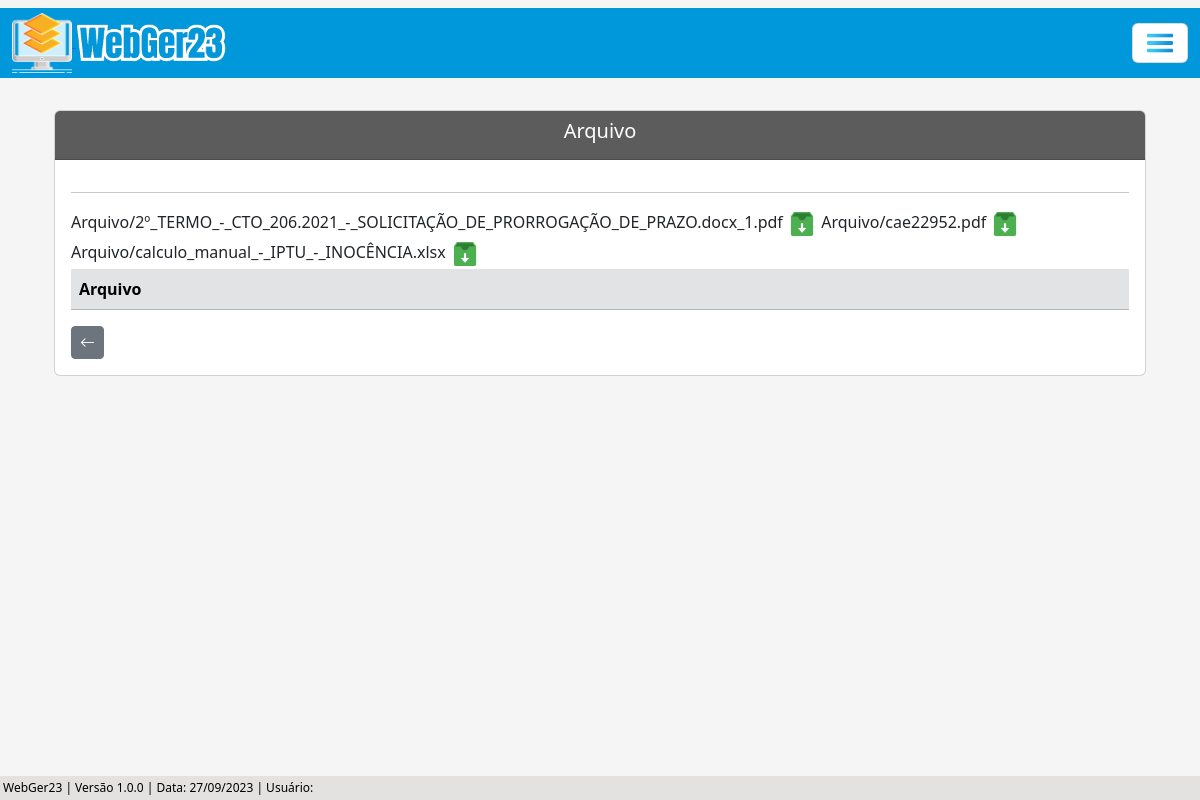
The page /listar/arquivos-andamentos-adm/1/ on the database its author committed.
### processo/models.py (models this page shows, shortened)
class Base(models.Model): # Classe base, será herdada pelas outras classes
    data_criacao = models.DateField('data_criação', auto_now_add=True)
    data_alteracao = models.DateField('Alterado', auto_now=True)
    ativo = models.BooleanField('Ativo?', default=True)
    class Meta:
        abstract = True

class AndamentoAdm(Base):
    andamentos = (
    ('Abertura', 'Abertura'), ('Parecer Fiscal', 'Parecer Fiscal'), ('Decisão 1ª Instância', 'Decisão 1ª Instância'), ('Suspenso Para Fiscalização Futura', 'Suspenso Para Fiscalização Futura'), ('Auto de Infração e Termo de Intimação - AITI.', 'Auto de Infração e Termo de Intimação - AITI.'), ('Termo de Intimação Fiscal - TIF.-tif.', 'Termo de Intimação Fiscal - TIF.'), ('Decisão de 2ª Instância', 'Decisão de 2ª Instância'), ('Cobrança de Documentação', 'Cobrança de Documentação'), ('Recurso Voluntário', 'Recurso Voluntário'), ('Fim do Contrato com a Assessoria', 'Fim do Contrato com a Assessoria'), ('Manifestação', 'Manifestação'), ('Recebimento do AR', 'Recebimento do AR'), ('Despacho', 'Despacho'), ('Aguardando Pagamento', 'Aguardando Pagamento'), ('Apresentação de Documentação para Análise', 'Apresentação de Documentação para Análise'), ('Aguardando AR', 'Aguardando AR'), ('Ofício', 'Ofício'), ('Revelia', 'Revelia'), ('Execução', 'Execução'), ('Confissão de Dívida (Parcelamento)', 'Confissão de Dívida (Parcelamento)'), ('Reenvio de Documento', 'Reenvio de Documento'), ('Parecer Juridico', 'Parecer Juridico'), ('Certidão', 'Certidão'), ('Encaminhado', 'Encaminhado'), ('Encerrado', 'Encerrado'),
    )
    situacao = (
        ('Sem Pagamento', 'Sem Pagamento'), ('Com Pagamento', 'Com Pagamento'),
    )
    criador_andamento_adm = models.ForeignKey(get_user_model(), verbose_name='Usuário Criador', on_delete=models.CASCADE)
    processo = models.ForeignKey(ProcessoAdm, on_delete=models.CASCADE) # Relacionamento 'One to Many' (um para muitos)
    data_andamento = models.DateField(verbose_name='Data do Andamento')
    andamento = models.CharField(max_length=100, choices=andamentos, verbose_name='Andamento') # Utiliza choices(escolhas) para selecionar o andamento
    situacao_pagamento = models.CharField(max_length=100, choices=situacao, blank=True, null=True)
    valor_pago = models.CharField(max_length=14, blank=True, null=True)
    data_prazo = models.DateField(blank=True, null=True)
    funcionario = models.CharField(max_length=50, blank=True, null=True)
    data_recebimento = models.DateField(blank=True, null=True)
    complemento = models.CharField(max_length=150, blank=True, null=True)
    arquivo = models.FileField(upload_to='Arquivo/', verbose_name='Arquivo', blank=True)

### processo/views.py (the view)
# urls.py: path('listar/arquivos-andamentos-adm/<int:pk>/', ArquivosAndamentosAdmList.as_view(), name='arquivos-andamentos-adm-list'),
class ArquivosAndamentosAdmList(ListView):
    model = ProcessoAdm
    template_name = 'processos/lists/arquivos_andamentos_adm_list.html'
    def get_queryset(self):
        processo_pk = self.kwargs.get('pk')
        processo = ProcessoAdm.objects.get(pk=processo_pk)
        andamentos = processo.andamentoadm_set.all()
        return andamentos

### processo/models.py (called while the page is built)
    def __str__(self):
        return f'{self.numero}'

### processo/templates/processos/lists/arquivos_andamentos_adm_list.html (shortened to what this page needs)
{% extends 'index.html' %}
{% load static %}
{% block conteudo %}
<div class="container p-4">
    <div class="card">
        <div class="card-header text-white" style="background-color: #5c5c5c;">
            <h5 style="text-align: center;">Arquivo</h5>
         </div>
        <div class="card-body">
            <hr>
            {% for andamento in object_list %}
            <tr>
                <td>
                    {{ andamento.arquivo.name }}
                    <a href="{{ andamento.arquivo.url }}"><img src="{% static 'img/download.png' %}" width="30"></a>
                </td>
            </tr>
            {% endfor %}
            <div class="table-responsive">
                <table class="table table-striped" id="tabela-listar-arquivo">
                    <thead>
                        <tr class="table-secondary">
                            <th>Arquivo</th>
                        </tr>
                    </thead>
                </table>
            </div>
            <button class="btn btn-secondary btn-sm" id="btnVoltar"><i class="bi bi-arrow-left" style="font-size: 15px;"></i></button>
        </div>
    </div>
</div>
{% endblock %}

### core/static/css/estilos.css (style rules this page uses)
body { background-color: whitesmoke; margin: 0; padding: 0; display: flex; flex-direction: column; min-height: 100vh; position: relative; }

### rows shown on the page
AndamentoAdm: arquivo.name "Arquivo/2º_TERMO_-_CTO_206.2021_-_SOLICITAÇÃO_DE_PRORROGAÇÃO_DE_PRAZO.docx_1.pdf"
AndamentoAdm: arquivo.name "Arquivo/cae22952.pdf"
AndamentoAdm: arquivo.name "Arquivo/calculo_manual_-_IPTU_-_INOCÊNCIA.xlsx"
